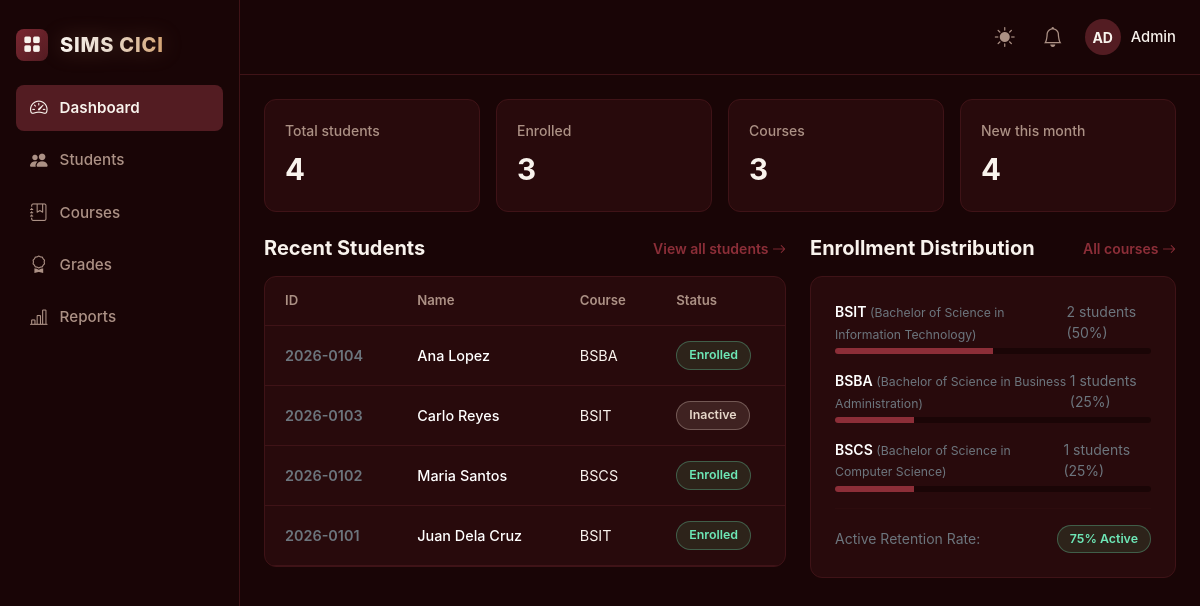
The page / on the database its author committed.
### tables this page shows
CREATE TABLE IF NOT EXISTS `students` (
  `id` INT(11) NOT NULL AUTO_INCREMENT,
  `student_id` VARCHAR(20) NOT NULL UNIQUE,
  `first_name` VARCHAR(50) NOT NULL,
  `last_name` VARCHAR(50) NOT NULL,
  `email` VARCHAR(100) NOT NULL,
  `course_id` INT NOT NULL,
  `major` VARCHAR(100) DEFAULT NULL,
  `year_level` TINYINT(1) NOT NULL,
  `status` VARCHAR(20) NOT NULL DEFAULT 'Enrolled',
  `gpa` DECIMAL(5,2) DEFAULT 1.75,
  `remarks` VARCHAR(100) DEFAULT 'Good Standing',
  `created_at` TIMESTAMP NOT NULL DEFAULT CURRENT_TIMESTAMP,
  PRIMARY KEY (`id`),
  KEY `fk_students_course_idx` (`course_id`),
  CONSTRAINT `fk_students_course` FOREIGN KEY (`course_id`) REFERENCES `courses` (`id`) ON UPDATE CASCADE ON DELETE RESTRICT
);

CREATE TABLE IF NOT EXISTS `courses` (
  `id` INT AUTO_INCREMENT PRIMARY KEY,
  `course_code` VARCHAR(20) NOT NULL UNIQUE,
  `course_name` VARCHAR(100) NOT NULL
);

### index.php (the view, shortened to what this page needs)
<?php
include "db_connect.php";
$totalStudents = (int) ($conn->query("SELECT COUNT(*) AS c FROM students")->fetch_assoc()['c'] ?? 0);
$enrolledCount = (int) ($conn->query("SELECT COUNT(*) AS c FROM students WHERE status = 'Enrolled'")->fetch_assoc()['c'] ?? 0);
$coursesCount = (int) ($conn->query("SELECT COUNT(*) AS c FROM courses")->fetch_assoc()['c'] ?? 0);
$newThisMonth = (int) ($conn->query("SELECT COUNT(*) AS c FROM students WHERE created_at >= DATE_FORMAT(NOW(), '%Y-%m-01')")->fetch_assoc()['c'] ?? 0);
include "includes/header.php";
?>
<?php if ($currentTab === 'dashboard'): ?>
  <div class="metrics-grid">
    <div class="metric-card">
      <div class="metric-label">Total students</div>
      <div class="metric-value"><?= number_format($totalStudents) ?></div>
    </div>
    <div class="metric-card">
      <div class="metric-label">Enrolled</div>
      <div class="metric-value"><?= number_format($enrolledCount) ?></div>
    </div>
    <div class="metric-card">
      <div class="metric-label">Courses</div>
      <div class="metric-value"><?= number_format($coursesCount) ?></div>
    </div>
    <div class="metric-card">
      <div class="metric-label">New this month</div>
      <div class="metric-value"><?= number_format($newThisMonth) ?></div>
    </div>
  </div>
  <div class="row g-4">
    <div class="col-lg-7">
      <div class="d-flex align-items-center justify-content-between mb-3">
        <h3 class="section-title fs-5">Recent Students</h3>
        <a href="index.php?tab=students" class="text-primary text-decoration-none small fw-semibold">
          View all students <i class="bi bi-arrow-right"></i>
        </a>
      </div>
      <div class="table-card">
        <div class="table-responsive">
          <table class="custom-table">
            <thead>
              <tr>
                <th>ID</th>
                <th>Name</th>
                <th>Course</th>
                <th>Status</th>
              </tr>
            </thead>
            <tbody>
              <?php
              $recent = $conn->query("SELECT s.*, c.course_code, c.course_name FROM students s JOIN courses c ON s.course_id = c.id ORDER BY s.id DESC LIMIT 5");
              if ($recent && $recent->num_rows > 0):
                while ($r = $recent->fetch_assoc()):
                  ?>
                  <tr>
                    <td class="text-secondary fw-semibold"><?= htmlspecialchars($r['student_id']) ?></td>
                    <td class="text-body-emphasis fw-medium"><?= htmlspecialchars($r['first_name'] . ' ' . $r['last_name']) ?></td>
                    <td><?= htmlspecialchars($r['course_code']) ?></td>
                    <td><?= renderStatusBadge($r['status']) ?></td>
                  </tr>
                <?php endwhile; else: ?>
                <tr>
                  <td colspan="4" class="text-center py-4 text-secondary">No records found.</td>
                </tr>
              <?php endif; ?>
            </tbody>
          </table>
        </div>
      </div>
    </div>
    <div class="col-lg-5">
      <div class="d-flex align-items-center justify-content-between mb-3">
        <h3 class="section-title fs-5">Enrollment Distribution</h3>
        <a href="index.php?tab=courses" class="text-primary text-decoration-none small fw-semibold">
          All courses <i class="bi bi-arrow-right"></i>
        </a>
      </div>
      <div class="metric-card p-4">
        <?php
        $dist = $conn->query("SELECT c.course_code, c.course_name, COUNT(s.id) as c FROM courses c LEFT JOIN students s ON s.course_id = c.id GROUP BY c.id, c.course_code, c.course_name ORDER BY c DESC LIMIT 4");
        if ($dist && $dist->num_rows > 0):
          while ($d = $dist->fetch_assoc()):
            $pct = ($totalStudents > 0) ? round(($d['c'] / $totalStudents) * 100) : 0;
            ?>
            <div class="mb-3">
              <div class="d-flex justify-content-between small mb-1">
                <span class="text-body-emphasis fw-semibold"><?= htmlspecialchars($d['course_code']) ?> <span
                    class="text-secondary small fw-normal">(<?= htmlspecialchars($d['course_name']) ?>)</span></span>
                <span class="text-secondary"><?= $d['c'] ?> students (<?= $pct ?>%)</span>
              </div>
              <div class="progress" style="height: 6px; background-color: var(--bs-secondary-bg);">
                <div class="progress-bar bg-primary" role="progressbar" style="width: <?= $pct ?>%;"></div>
              </div>
            </div>
          <?php endwhile; else: ?>
          <p class="text-secondary small mb-0">No course statistics available yet.</p>
        <?php endif; ?>
        <hr class="my-3" style="border-color: var(--bs-border-color);">
        <div class="d-flex justify-content-between align-items-center">
          <span class="text-secondary small">Active Retention Rate:</span>
          <span class="badge-enrolled status-badge">
            <?= ($totalStudents > 0) ? round(($enrolledCount / $totalStudents) * 100) : 0 ?>% Active
          </span>
        </div>
      </div>
    </div>
  </div>
<?php endif; ?>
<?php include "includes/footer.php"; ?>

### db_connect.php (shortened to what this page needs)
<?php
if (!function_exists('renderStatusBadge')) {
    function renderStatusBadge($status)
    {
        $s = trim($status ?? 'Enrolled');
        if (strcasecmp($s, 'Enrolled') === 0) {
            return '<span class="status-badge badge-enrolled">Enrolled</span>';
        } elseif (strcasecmp($s, 'Inactive') === 0) {
            return '<span class="status-badge badge-inactive">Inactive</span>';
        } elseif (strcasecmp($s, 'Graduated') === 0) {
            return '<span class="status-badge badge-graduated">Graduated</span>';
        } else {
            return '<span class="status-badge badge-inactive">' . htmlspecialchars($s) . '</span>';
        }
    }
}

### assets/css/style.css (style rules this page uses)
:root, [data-bs-theme="light"] { --bs-body-font-family: 'Inter', system-ui, -apple-system, 'Segoe UI', Roboto, sans-serif; --bs-body-bg: #F9F3ED; --bs-body-bg-rgb: 249, 243, 237; --bs-body-color: #220707; --bs-body-color-rgb: 34, 7, 7; --bs-secondary-color: #6e554b; --bs-secondary-color-rgb: 110, 85, 75; --bs-tertiary-bg: #ffffff; --bs-secondary-bg: #f7eee4; --bs-border-color: #E7D8CA; --bs-primary: #531C22; --bs-primary-rgb: 83, 28, 34; --bs-primary-text-emphasis: #531C22; --bs-primary-bg-subtle: #E7D8CA; --bs-primary-border-subtle: #d8c5b5; --bs-link-color: #531C22; --bs-link-color-rgb: 83, 28, 34; --bs-link-hover-color: #3d1216; --bs-link-hover-color-rgb: 61, 18, 22; --bs-success-text-emphasis: #166534; --bs-success-bg-subtle: rgba(22, 101, 52, .12); --bs-success-border-subtle: rgba(22, 101, 52, .3); --bs-secondary-text-emphasis: #531C22; --bs-secondary-bg-subtle: rgba(83, 28, 34, .12); --bs-secondary-border-subtle: rgba(83, 28, 34, .25); --bs-focus-ring-color: rgba(83, 28, 34, .2); --app-card-shadow: 0 2px 5px rgba(83, 28, 34, .05); --app-detail-bg: #f0e6da; --app-detail-border: #E7D8CA; }
[data-bs-theme="dark"] { --bs-body-bg: #190506; --bs-body-bg-rgb: 25, 5, 6; --bs-body-color: #F9F3ED; --bs-body-color-rgb: 249, 243, 237; --bs-secondary-color: #AC9185; --bs-secondary-color-rgb: 172, 145, 133; --bs-tertiary-bg: #280a0c; --bs-secondary-bg: #1a0506; --bs-border-color: #3f1317; --bs-primary: #8c2e38; --bs-primary-rgb: 140, 46, 56; --bs-primary-text-emphasis: #E7D8CA; --bs-primary-bg-subtle: rgba(83, 28, 34, .35); --bs-primary-border-subtle: rgba(231, 216, 202, .3); --bs-link-color: #E7D8CA; --bs-link-color-rgb: 231, 216, 202; --bs-link-hover-color: #ffffff; --bs-link-hover-color-rgb: 255, 255, 255; --bs-success-text-emphasis: #6ee7b7; --bs-success-bg-subtle: rgba(74, 150, 96, .18); --bs-success-border-subtle: rgba(110, 231, 183, .3); --bs-secondary-text-emphasis: #E7D8CA; --bs-secondary-bg-subtle: rgba(172, 145, 133, .18); --bs-secondary-border-subtle: rgba(231, 216, 202, .3); --bs-focus-ring-color: rgba(172, 145, 133, .25); --app-card-shadow: none; --app-detail-bg: #111319; --app-detail-border: #202330; }
body { transition: background-color .25s ease, color .25s ease; }
body { min-height: 100vh; }
.metrics-grid { display: grid; grid-template-columns: repeat(4, 1fr); gap: 1rem; margin-bottom: 1.5rem; }
.metric-card { background: var(--bs-tertiary-bg); border: 1px solid var(--bs-border-color); border-radius: .75rem; padding: 1.25rem; box-shadow: var(--app-card-shadow); transition: all .15s ease; }
.metric-label { color: var(--bs-secondary-color); font-size: .875rem; font-weight: 500; margin-bottom: .375rem; }
.metric-value { color: var(--bs-body-color); font-size: 1.85rem; font-weight: 700; }
.section-title { color: var(--bs-body-color); font-size: 1.35rem; font-weight: 700; margin: 0; }
.table-card { background-color: var(--bs-tertiary-bg); border: 1px solid var(--bs-border-color); border-radius: .75rem; overflow: hidden; box-shadow: var(--app-card-shadow); }
.table-card>.table-responsive { overflow-x: auto; -webkit-overflow-scrolling: touch; }
.custom-table { width: 100%; margin-bottom: 0; border-collapse: collapse; }
.custom-table th { color: var(--bs-secondary-color); font-size: .825rem; font-weight: 600; padding: .875rem 1.25rem; border-bottom: 1px solid var(--bs-border-color); text-align: left; white-space: nowrap; }
.custom-table td { color: var(--bs-body-color); font-size: .9rem; padding: .95rem 1.25rem; border-bottom: 1px solid var(--bs-border-color); vertical-align: middle; }
.status-badge { display: inline-block; padding: 4px 12px; border-radius: 9999px; font-size: .775rem; font-weight: 600; white-space: nowrap; }
.badge-enrolled { background-color: var(--bs-success-bg-subtle); color: var(--bs-success-text-emphasis); border: 1px solid var(--bs-success-border-subtle); }
.badge-inactive { background-color: var(--bs-secondary-bg-subtle); color: var(--bs-secondary-text-emphasis); border: 1px solid var(--bs-secondary-border-subtle); }

### rows shown on the page
students: student "2026-0104", first_name+last_name "Ana Lopez", course.course_code "BSBA", status "Enrolled"
students: student "2026-0103", first_name+last_name "Carlo Reyes", course.course_code "BSIT", status "Inactive"
students: student "2026-0102", first_name+last_name "Maria Santos", course.course_code "BSCS", status "Enrolled"
students: student "2026-0101", first_name+last_name "Juan Dela Cruz", course.course_code "BSIT", status "Enrolled"

### other values the page prints
$totalStudents "4"
$enrolledCount "3"
$coursesCount "3"
$newThisMonth "4"
$d['course_code'] "BSIT"
$d['course_name'] "Bachelor of Science in Information Technology"
$d['c'] "2"
$pct "50"
$d['course_code'] "BSBA"
$d['course_name'] "Bachelor of Science in Business Administration"
$d['c'] "1"
$pct "25"
$d['course_code'] "BSCS"
$d['course_name'] "Bachelor of Science in Computer Science"
